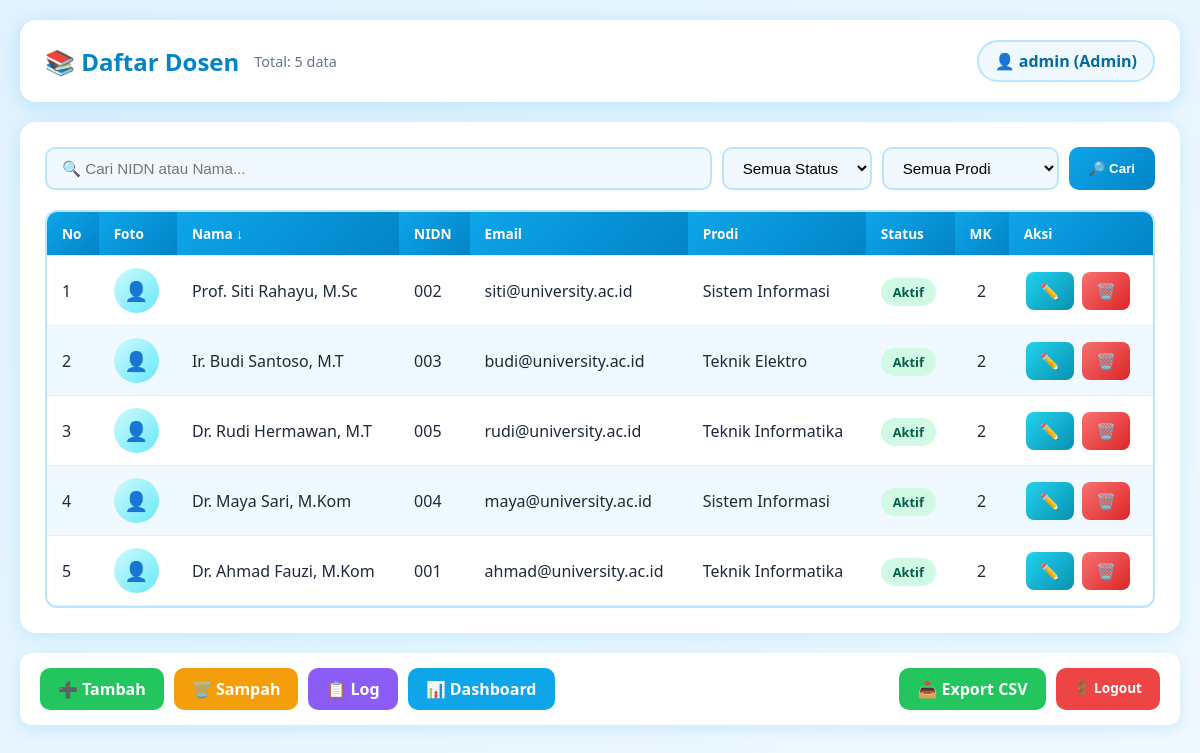
Screenshot of /index.php?sort=nama&dir=DESC (signed in) with the database file from the repository.
### tables this page shows
CREATE TABLE IF NOT EXISTS dosen (
    id INT UNSIGNED AUTO_INCREMENT PRIMARY KEY,
    nidn CHAR(10) NOT NULL UNIQUE,
    nama VARCHAR(100) NOT NULL,
    email VARCHAR(120) NOT NULL UNIQUE,
    program_studi ENUM('Teknik Informatika','Sistem Informasi','Teknik Elektro') NOT NULL,
    foto VARCHAR(255) NULL,
    status ENUM('aktif','nonaktif') NOT NULL DEFAULT 'aktif',
    created_at TIMESTAMP NOT NULL DEFAULT CURRENT_TIMESTAMP,
    updated_at TIMESTAMP NOT NULL DEFAULT CURRENT_TIMESTAMP ON UPDATE CURRENT_TIMESTAMP,
    deleted_at TIMESTAMP NULL,
    INDEX idx_status (status),
    INDEX idx_deleted (deleted_at)
);

### src/dosenrepository.php (called while the page is built, shortened)
<?php
class DosenRepository {
    private $pdo;
    public function __construct() {
        $this->pdo = $this->get_pdo();
    }
    private function get_pdo() {
        static $pdo = null;
        if ($pdo === null) {
            $dsn = 'mysql:host=' . DB_HOST . ';dbname=' . DB_NAME . ';charset=utf8mb4';
            $pdo = new PDO($dsn, DB_USER, DB_PASS);
            $pdo->setAttribute(PDO::ATTR_ERRMODE, PDO::ERRMODE_EXCEPTION);
            $pdo->setAttribute(PDO::ATTR_EMULATE_PREPARES, false);
        }
        return $pdo;
    }
    public function all($search = '', $status = '', $progdi = '', $sort = 'nama', $dir = 'ASC', $page = 1, $per_page = 5) {
        $conds = [];
        $params = [];
        $where = $conds ? 'WHERE ' . implode(' AND ', $conds) . ' AND deleted_at IS NULL' : 'WHERE deleted_at IS NULL';
        $offset = ($page - 1) * $per_page;
        $sql = "SELECT d.*,
                (SELECT COUNT(*) FROM dosen_matakuliah WHERE dosen_id = d.id) as total_mk
                FROM dosen d $where ORDER BY $sort $dir LIMIT $per_page OFFSET $offset";
        $stmt = $this->pdo->prepare($sql);
        $stmt->execute($params);
        return $stmt->fetchAll(PDO::FETCH_ASSOC);
    }
    public function count($search = '', $status = '', $progdi = '') {
        $conds = [];
        $params = [];
        $where = $conds ? 'WHERE ' . implode(' AND ', $conds) . ' AND deleted_at IS NULL' : 'WHERE deleted_at IS NULL';
        $stmt = $this->pdo->prepare("SELECT COUNT(*) FROM dosen $where");
        $stmt->execute($params);
        return $stmt->fetchColumn();
    }
}

### src/auth.php (called while the page is built, shortened)
<?php
function h($str) {
    return htmlspecialchars($str ?? '', ENT_QUOTES, 'UTF-8');
}

### public/index.php (the view, shortened to what this page needs)
<?php
require_once __DIR__ . '/../src/Auth.php';
require_once __DIR__ . '/../src/DosenRepository.php';
$repo = new DosenRepository();
$search = trim($_GET['search'] ?? '');
$status = $_GET['status'] ?? '';
$progdi = $_GET['progdi'] ?? '';
$sort = $_GET['sort'] ?? 'nama';
$dir = strtoupper($_GET['dir'] ?? 'ASC');
$page = max(1, (int)($_GET['page'] ?? 1));
$per_page = 5;
$dosens = $repo->all($search, $status, $progdi, $sort, $dir, $page, $per_page);
$total = $repo->count($search, $status, $progdi);
function sort_url($c, $cs, $cd, $p) {
    $nd = ($cs === $c) ? ($cd === 'ASC' ? 'DESC' : 'ASC') : 'ASC';
    return '?' . http_build_query(array_merge($p, ['sort' => $c, 'dir' => $nd]));
}
?>
<!DOCTYPE html>
<html lang="id">
<head>
    <link rel="stylesheet" href="style.css">
</head>
<body>
    <div class="container">
        <header class="header-main">
            <div class="header-left">
                <h1>📚 Daftar Dosen</h1>
                <span class="total-data">Total: <?= $total ?> data</span>
            </div>
            <div class="header-right">
                <span class="user-info">👤 <?= h($_SESSION['username']) ?> (<?= h(ucfirst($_SESSION['role'])) ?>)</span>
            </div>
        </header>
        <main class="card-main">
            <form method="GET" class="search-bar">
                <input type="text" name="search" placeholder="🔍 Cari NIDN atau Nama..." value="<?= h($search) ?>">
                <select name="status">
                    <option value="">Semua Status</option>
                </select>
                <select name="progdi">
                    <option value="">Semua Prodi</option>
                </select>
                <button type="submit" class="btn-search">🔎 Cari</button>
            </form>
            <div class="table-wrap">
                <table>
                    <thead>
                        <tr>
                            <th>No</th>
                            <th>Foto</th>
                            <th><a href="<?= sort_url('nama', $sort, $dir, $_GET) ?>">Nama <?php if($sort=='nama') echo $dir=='ASC'?'↑':'↓'; ?></a></th>
                            <th><a href="<?= sort_url('nidn', $sort, $dir, $_GET) ?>">NIDN <?php if($sort=='nidn') echo $dir=='ASC'?'↑':'↓'; ?></a></th>
                            <th><a href="<?= sort_url('email', $sort, $dir, $_GET) ?>">Email <?php if($sort=='email') echo $dir=='ASC'?'↑':'↓'; ?></a></th>
                            <th><a href="<?= sort_url('program_studi', $sort, $dir, $_GET) ?>">Prodi <?php if($sort=='program_studi') echo $dir=='ASC'?'↑':'↓'; ?></a></th>
                            <th><a href="<?= sort_url('status', $sort, $dir, $_GET) ?>">Status <?php if($sort=='status') echo $dir=='ASC'?'↑':'↓'; ?></a></th>
                            <th>MK</th>
                            <th>Aksi</th>
                        </tr>
                    </thead>
                    <tbody>
                        <?php if (empty($dosens)): ?>
                        <tr><td colspan="9" class="empty">📭 Data tidak ditemukan</td></tr>
                        <?php else: ?>
                            <?php $no = ($page - 1) * $per_page + 1; ?>
                            <?php foreach ($dosens as $d): ?>
                            <tr>
                                <td><?= $no++ ?></td>
                                <td>
                                    <?php if (!empty($d['foto']) && file_exists(__DIR__ . '/../uploads/' . $d['foto'])): ?>
                                        <img src="../uploads/<?= h($d['foto']) ?>" class="foto-tabel">
                                    <?php else: ?>
                                        <div class="foto-tidak">👤</div>
                                    <?php endif; ?>
                                </td>
                                <td><?= h($d['nama']) ?></td>
                                <td><?= h($d['nidn']) ?></td>
                                <td><?= h($d['email']) ?></td>
                                <td><?= h($d['program_studi']) ?></td>
                                <td><span class="status-<?= $d['status'] ?>"><?= h(ucfirst($d['status'])) ?></span></td>
                                <td class="text-center"><?= (int)($d['total_mk'] ?? 0) ?></td>
                                <td>
                                    <a href="edit.php?id=<?= $d['id'] ?>" class="btn-action btn-edit" title="Edit">✏️</a>
                                    <?php if ($_SESSION['role'] === 'admin'): ?>
                                    <a href="delete.php?id=<?= $d['id'] ?>" class="btn-action btn-delete" title="Hapus" onclick="return confirm('Yakin hapus data ini?')">🗑️</a>
                                    <?php endif; ?>
                                </td>
                            </tr>
                            <?php endforeach; ?>
                        <?php endif; ?>
                    </tbody>
                </table>
            </div>
        </main>
        <nav class="nav-bottom">
            <div class="nav-left">
                <?php if ($_SESSION['role'] === 'admin'): ?>
                <a href="create.php" class="btn-nav btn-success">➕ Tambah</a>
                <a href="trash.php" class="btn-nav btn-warning">🗑️ Sampah</a>
                <a href="activity.php" class="btn-nav btn-purple">📋 Log</a>
                <?php endif; ?>
                <a href="dashboard.php" class="btn-nav btn-info">📊 Dashboard</a>
            </div>
            <div class="nav-right">
                <a href="export.php?<?= http_build_query($_GET) ?>" class="btn-nav btn-export">📥 Export CSV</a>
                <a href="logout.php" class="btn-nav btn-logout">🚪 Logout</a>
            </div>
        </nav>
    </div>
</body>
</html>

### public/style.css (style rules this page uses)
* { box-sizing: border-box; margin: 0; padding: 0; }
body { background: linear-gradient(135deg, #e0f2fe, #f0f9ff); font-family: 'Segoe UI', Tahoma, sans-serif; padding: 20px; color: #1e293b; min-height: 100vh; }
.container { max-width: 1200px; margin: 0 auto; }
.header-main { background: white; padding: 20px 25px; border-radius: 16px; margin-bottom: 20px; display: flex; justify-content: space-between; align-items: center; box-shadow: 0 4px 20px rgba(14,165,233,0.2); }
.header-main h1 { color: #0284c7; font-size: 1.5rem; margin: 0; }
.btn-logout { background: #64748b; color: white; padding: 6px 12px; border-radius: 8px; text-decoration: none; font-size: 0.85rem; }
.card-main { background: white; padding: 25px; border-radius: 16px; box-shadow: 0 4px 20px rgba(14,165,233,0.15); margin-bottom: 20px; }
.search-bar { display: flex; gap: 10px; margin-bottom: 20px; flex-wrap: wrap; }
.search-bar input, .search-bar select { padding: 10px 15px; border: 2px solid #bae6fd; border-radius: 10px; background: #f0f9ff; font-size: 0.95rem; }
.search-bar input { flex: 1; min-width: 150px; }
.btn-search { background: linear-gradient(135deg, #0ea5e9, #0284c7); color: white; border: none; padding: 10px 20px; border-radius: 10px; cursor: pointer; font-weight: 600; }
.table-wrap { overflow-x: auto; border-radius: 12px; border: 2px solid #bae6fd; }
table { width: 100%; border-collapse: collapse; min-width: 800px; }
th, td { padding: 12px 15px; text-align: left; border-bottom: 1px solid #e0f2fe; }
th { background: linear-gradient(135deg, #0ea5e9, #0284c7); color: white; font-weight: 600; font-size: 0.85rem; }
th a { color: white; text-decoration: none; }
tr:nth-child(even) { background: #f0f9ff; }
.text-center { text-align: center; }
.status-aktif { background: #d1fae5; color: #065f46; padding: 5px 12px; border-radius: 15px; font-weight: 600; font-size: 0.8rem; }
.btn-action { display: inline-block; padding: 8px 14px; border-radius: 8px; text-decoration: none; font-weight: 600; margin: 0 2px; }
.btn-edit { background: linear-gradient(135deg, #22d3ee, #0891b2); color: white; }
.btn-delete { background: linear-gradient(135deg, #f87171, #dc2626); color: white; }
.nav-bottom { display: flex; gap: 10px; flex-wrap: wrap; }
.btn-nav { padding: 10px 18px; border-radius: 10px; text-decoration: none; font-weight: 600; background: #0ea5e9; color: white; }
.btn-success { background: #22c55e; }
.btn-warning { background: #f59e0b; }
.foto-tidak { width: 45px; height: 45px; border-radius: 50%; background: linear-gradient(135deg, #cffafe, #67e8f9); display: flex; align-items: center; justify-content: center; font-size: 1.2rem; }
.header-left { display: flex; align-items: center; gap: 15px; }
.header-right { display: flex; align-items: center; gap: 10px; }
.total-data { color: #64748b; font-size: 0.9rem; }
.user-info { background: #f0f9ff; padding: 8px 16px; border-radius: 25px; border: 2px solid #bae6fd; font-weight: 600; color: #0369a1; }
.nav-bottom { display: flex; justify-content: space-between; background: white; padding: 15px 20px; border-radius: 12px; box-shadow: 0 4px 15px rgba(14,165,233,0.15); flex-wrap: wrap; gap: 15px; }
.nav-left, .nav-right { display: flex; gap: 10px; flex-wrap: wrap; }
.btn-nav { padding: 10px 18px; border-radius: 10px; text-decoration: none; font-weight: 600; }
.btn-success { background: #22c55e; color: white; }
.btn-warning { background: #f59e0b; color: white; }
.btn-purple { background: #8b5cf6; color: white; }
.btn-info { background: #0ea5e9; color: white; }
.btn-export { background: #22c55e; color: white; }
.btn-logout { background: #ef4444; color: white; }

### rows the page displays
dosen: nama "Prof. Siti Rahayu, M.Sc", nidn "002", email "siti@university.ac.id", program_studi "Sistem Informasi", status "Aktif", total_mk "2"
dosen: nama "Ir. Budi Santoso, M.T", nidn "003", email "budi@university.ac.id", program_studi "Teknik Elektro", status "Aktif", total_mk "2"
dosen: nama "Dr. Rudi Hermawan, M.T", nidn "005", email "rudi@university.ac.id", program_studi "Teknik Informatika", status "Aktif", total_mk "2"
dosen: nama "Dr. Maya Sari, M.Kom", nidn "004", email "maya@university.ac.id", program_studi "Sistem Informasi", status "Aktif", total_mk "2"
dosen: nama "Dr. Ahmad Fauzi, M.Kom", nidn "001", email "ahmad@university.ac.id", program_studi "Teknik Informatika", status "Aktif", total_mk "2"

### other values shown
$total "5"
$_SESSION['username'] "admin"
$_SESSION['role'] "Admin"
